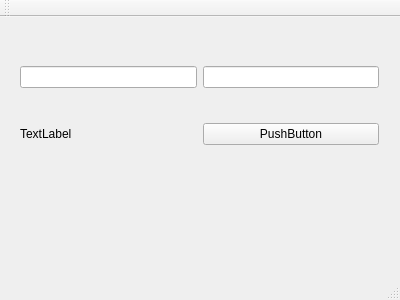
<?xml version="1.0" encoding="UTF-8"?>
<ui version="4.0">
 <class>lab_s02e09_MainWindow</class>
 <widget class="QMainWindow" name="lab_s02e09_MainWindow">
  <property name="geometry">
   <rect>
    <x>0</x>
    <y>0</y>
    <width>400</width>
    <height>300</height>
   </rect>
  </property>
  <property name="windowTitle">
   <string>lab_s02e09_MainWindow</string>
  </property>
  <widget class="QWidget" name="centralWidget">
   <widget class="QWidget" name="verticalLayoutWidget">
    <property name="geometry">
     <rect>
      <x>9</x>
      <y>9</y>
      <width>381</width>
      <height>161</height>
     </rect>
    </property>
    <layout class="QVBoxLayout" name="verticalLayout">
     <item>
      <layout class="QHBoxLayout" name="horizontalLayout">
       <item>
        <widget class="QLineEdit" name="lineEdit_value_1"/>
       </item>
       <item>
        <widget class="QLineEdit" name="lineEdit_value_2"/>
       </item>
      </layout>
     </item>
     <item>
      <layout class="QHBoxLayout" name="horizontalLayout_2">
       <item>
        <widget class="QLabel" name="lbl_result">
         <property name="text">
          <string>TextLabel</string>
         </property>
        </widget>
       </item>
       <item>
        <widget class="QPushButton" name="btn_calculate">
         <property name="text">
          <string>PushButton</string>
         </property>
        </widget>
       </item>
      </layout>
     </item>
    </layout>
   </widget>
  </widget>
  <widget class="QMenuBar" name="menuBar">
   <property name="geometry">
    <rect>
     <x>0</x>
     <y>0</y>
     <width>400</width>
     <height>21</height>
    </rect>
   </property>
  </widget>
  <widget class="QToolBar" name="mainToolBar">
   <attribute name="toolBarArea">
    <enum>TopToolBarArea</enum>
   </attribute>
   <attribute name="toolBarBreak">
    <bool>false</bool>
   </attribute>
  </widget>
  <widget class="QStatusBar" name="statusBar"/>
 </widget>
 <layoutdefault spacing="6" margin="11"/>
 <resources/>
 <connections/>
</ui>
